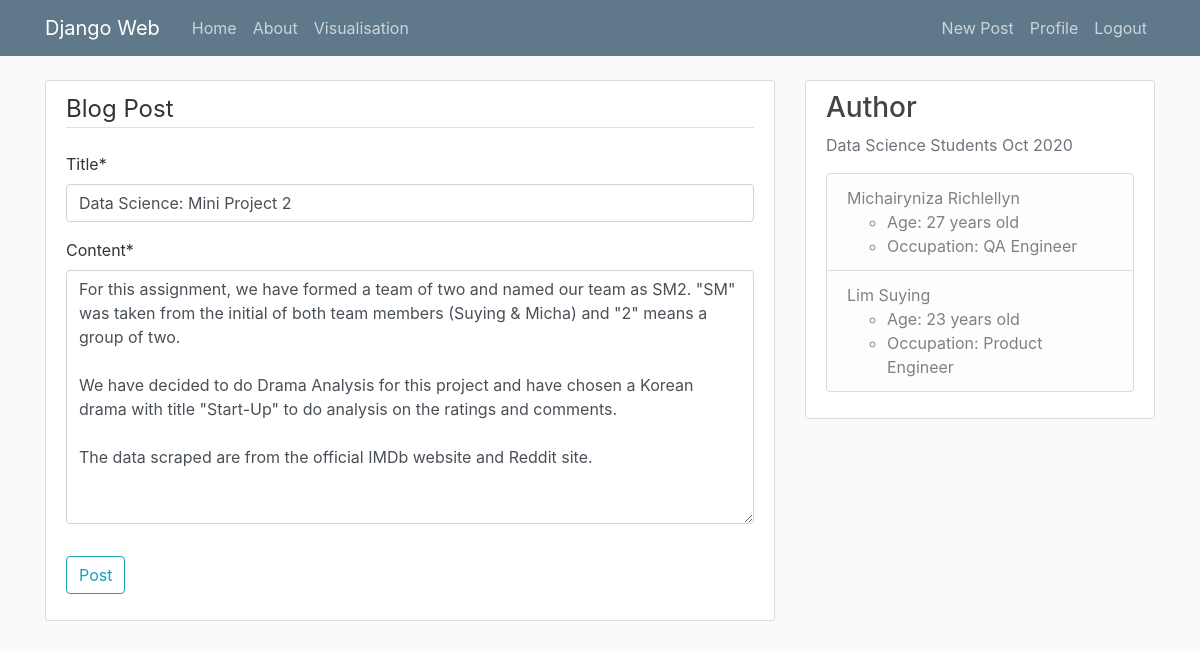
Page /post/6/update/ (signed in) on the committed database.
### blog/models.py (models this page shows, shortened)
class Post(models.Model):
    title = models.CharField(max_length=100)
    content = models.TextField()
    date_posted = models.DateTimeField(default=timezone.now)
    author = models.ForeignKey(User, on_delete=models.CASCADE)

### blog/views.py (the view, shortened to what this page needs)
# urls.py: path('post/<int:pk>/update/', PostUpdateView.as_view(), name='post-update'),
class PostUpdateView(LoginRequiredMixin, UserPassesTestMixin, UpdateView):
    model = Post
    fields = ['title', 'content']
    def test_func(self):
        post = self.get_object()
        if self.request.user == post.author:
            return True
        return False

### blog/templates/blog/post_form.html (shortened to what this page needs)
{% extends "blog/base.html" %} {% load crispy_forms_tags %} {% block content %}
<div class="content-section">
    <form method="POST">
        <fieldset class="form-group">
            <legend class="border-bottom mb-4">Blog Post</legend>
            {{ form|crispy }}
        </fieldset>
        <div class="form-group">
            <button class="btn btn-outline-info" type="submit">Post</button>
        </div>
    </form>
</div>
{% endblock content %}

### blog/static/blog/main.css (style rules this page uses)
body { background: #fafafa; color: #333333; margin-top: 5rem; }
.content-section { background: #ffffff; padding: 10px 20px; border: 1px solid #dddddd; border-radius: 3px; margin-bottom: 20px; }

### rows in the picture
Post: title "Data Science: Mini Project 2", content "For this assignment, we have formed a team of two and named our team as SM2. \"SM\" was taken from the initial of both team members (Suying & Micha) and \"2\" means a group of two. We have decided to do Drama Analysis for this project and have chosen a Korean drama with title \"Start-Up\" to do analysis on the ratings and comments. The data scraped are from the official IMDb website and Reddit site."
